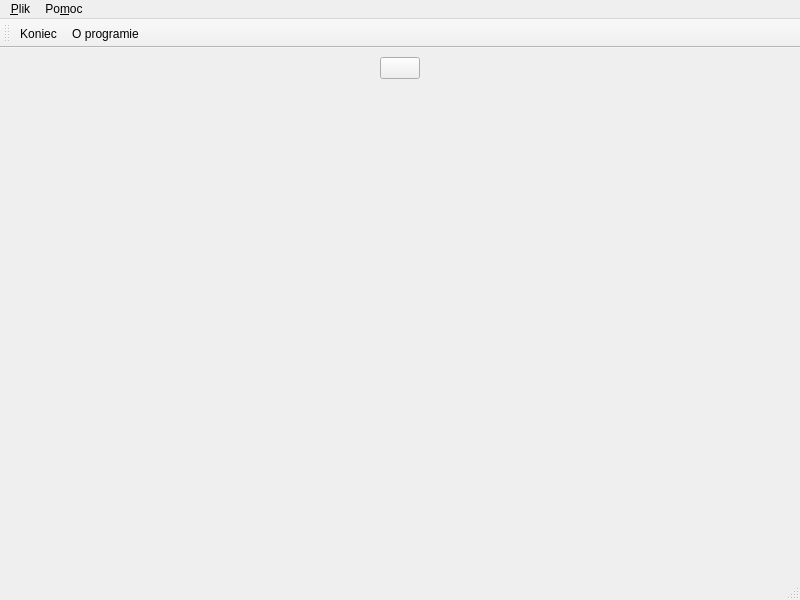
<?xml version="1.0" encoding="UTF-8"?>
<ui version="4.0">
 <class>MainWindow</class>
 <widget class="QMainWindow" name="MainWindow">
  <property name="geometry">
   <rect>
    <x>0</x>
    <y>0</y>
    <width>800</width>
    <height>600</height>
   </rect>
  </property>
  <property name="windowTitle">
   <string>MainWindow</string>
  </property>
  <widget class="QWidget" name="centralwidget">
   <layout class="QVBoxLayout" name="verticalLayout">
    <item>
     <layout class="QHBoxLayout" name="horizontalLayout">
      <item>
       <spacer name="horizontalSpacer">
        <property name="orientation">
         <enum>Qt::Horizontal</enum>
        </property>
        <property name="sizeHint" stdset="0">
         <size>
          <width>40</width>
          <height>20</height>
         </size>
        </property>
       </spacer>
      </item>
      <item>
       <widget class="QPushButton" name="przycisk">
        <property name="toolTip">
         <string>Włącz lub wyłącz animację</string>
        </property>
        <property name="text">
         <string/>
        </property>
       </widget>
      </item>
      <item>
       <spacer name="horizontalSpacer_2">
        <property name="orientation">
         <enum>Qt::Horizontal</enum>
        </property>
        <property name="sizeHint" stdset="0">
         <size>
          <width>40</width>
          <height>20</height>
         </size>
        </property>
       </spacer>
      </item>
     </layout>
    </item>
    <item>
     <widget class="MyWidget" name="widget" native="true">
      <property name="sizePolicy">
       <sizepolicy hsizetype="Preferred" vsizetype="MinimumExpanding">
        <horstretch>0</horstretch>
        <verstretch>0</verstretch>
       </sizepolicy>
      </property>
     </widget>
    </item>
   </layout>
  </widget>
  <widget class="QMenuBar" name="menubar">
   <property name="geometry">
    <rect>
     <x>0</x>
     <y>0</y>
     <width>800</width>
     <height>25</height>
    </rect>
   </property>
   <widget class="QMenu" name="menu_Plik">
    <property name="title">
     <string>&amp;Plik</string>
    </property>
    <addaction name="action_Koniec"/>
   </widget>
   <widget class="QMenu" name="menuPo_moc">
    <property name="title">
     <string>Po&amp;moc</string>
    </property>
    <addaction name="action_O_programie"/>
   </widget>
   <addaction name="menu_Plik"/>
   <addaction name="menuPo_moc"/>
  </widget>
  <widget class="QStatusBar" name="statusbar"/>
  <widget class="QToolBar" name="toolBar">
   <property name="windowTitle">
    <string>toolBar</string>
   </property>
   <attribute name="toolBarArea">
    <enum>TopToolBarArea</enum>
   </attribute>
   <attribute name="toolBarBreak">
    <bool>false</bool>
   </attribute>
   <addaction name="action_Koniec"/>
   <addaction name="action_O_programie"/>
  </widget>
  <action name="action_Koniec">
   <property name="icon">
    <iconset theme="application-exit"/>
   </property>
   <property name="text">
    <string>&amp;Koniec</string>
   </property>
   <property name="shortcut">
    <string>Ctrl+Q</string>
   </property>
  </action>
  <action name="action_O_programie">
   <property name="icon">
    <iconset theme="help-about"/>
   </property>
   <property name="text">
    <string>&amp;O programie</string>
   </property>
  </action>
 </widget>
 <customwidgets>
  <customwidget>
   <class>MyWidget</class>
   <extends>QWidget</extends>
   <header>my_widget.h</header>
   <container>1</container>
   <slots>
    <slot>toggle_animation()</slot>
   </slots>
  </customwidget>
 </customwidgets>
 <resources/>
 <connections>
  <connection>
   <sender>przycisk</sender>
   <signal>clicked()</signal>
   <receiver>widget</receiver>
   <slot>toggle_animation()</slot>
   <hints>
    <hint type="sourcelabel">
     <x>400</x>
     <y>52</y>
    </hint>
    <hint type="destinationlabel">
     <x>256</x>
     <y>107</y>
    </hint>
   </hints>
  </connection>
 </connections>
</ui>
